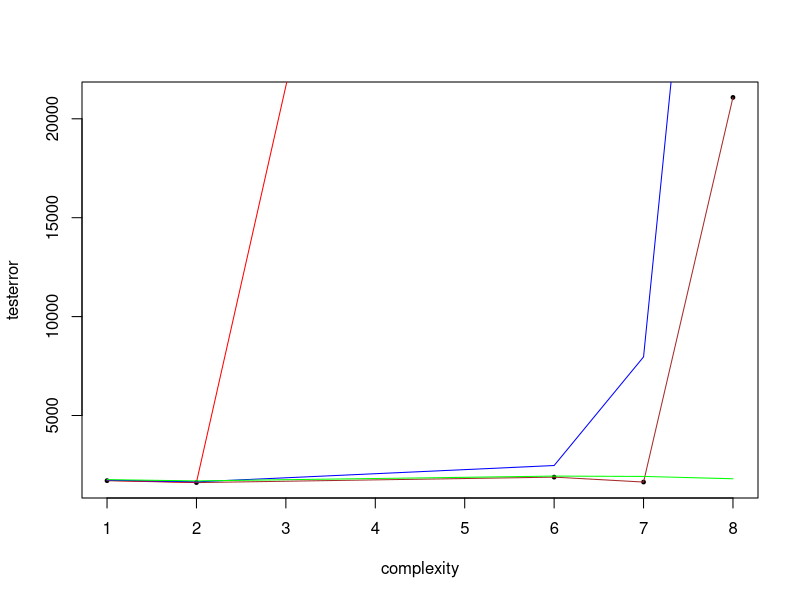

The R source for this figure:
library(ggplot2)
data('diamonds')
df=diamonds
#--------------------------------------------------------------------------------

samplesize=list(10,20,70)
testerror=list()

complexity=list(1,2,6,7,8)
color=list('red','blue','green')



set.seed(0)
rand2 = sample(1:nrow(df),50)
train = df[rand2,]
set.seed(5)
rand3 = sample(1:nrow(df),50)
test = df[rand3,]
#View(test)


m1 <- lm(price ~ carat, train)
pred = predict(m1, newdata=test)
x=sum((pred-test$price)^2)
x=sqrt(x/50)
testerror=append(testerror,x)
m2 <- lm(price ~ carat + I(carat^2), train)
pred = predict(m2, newdata=test)
x=sum((pred-test$price)^2)
x=sqrt(x/50)
testerror=append(testerror,x)
#m3 <- lm(price ~ carat + I(carat^2) + I(carat^3), train)
#pred = predict(m3, newdata=test)
#x=sum((pred-test$carat)^2)
#testerror=append(testerror,x)
#m4 <- lm(price ~ carat + I(carat^2) + I(carat^3) + I(carat^4), train)
#pred = predict(m4, newdata=test)
#x=sum((pred-test$carat)^2)
#testerror=append(testerror,x)
#m5 <- lm(price ~ carat + I(carat^2) + I(carat^3) + I(carat^4) + I(carat^5), train)
#pred = predict(m5, newdata=test)
#x=sum((pred-test$carat)^2)
#testerror=append(testerror,x)
m6 <- lm(price ~ carat + I(carat^2) + I(carat^3) + I(carat^4) + I(carat^5)+ I(carat^5) + I(carat^6), train)
pred = predict(m6, newdata=test)
x=sum((pred-test$price)^2)
x=sqrt(x/50)
testerror=append(testerror,x)
m7 <- lm(price ~ carat + I(carat^2) + I(carat^3) + I(carat^4) + I(carat^5)+ I(carat^5) + I(carat^6) 
         + I(carat^6) + I(carat^7), train)
pred = predict(m7, newdata=test)
x=sum((pred-test$price)^2)
x=sqrt(x/50)
testerror=append(testerror,x)
m8 <- lm(price ~ carat + I(carat^2) + I(carat^3) + I(carat^4) +
           I(carat^5) + I(carat^6) + I(carat^7) +
           I(carat^8), train)
pred = predict(m8, newdata=test)
x=sum((pred-test$price)^2)
x=sqrt(x/50)
testerror=append(testerror,x)
#m9 <- lm(price ~ carat + I(carat^2) + I(carat^3) + I(carat^4) +
#I(carat^5) + I(carat^6) + I(carat^7) +
#I(carat^8) + I(carat^9) , train)
#pred = predict(m9, newdata=test)
#x=sum((pred-test$carat)^2)
#testerror=append(testerror,x)
plot(complexity,testerror, pch=19, cex=0.5)
lines(complexity,testerror, col='brown', type='l',pch=20) 

c<-1
for (i in samplesize){
  testerror=list()
  set.seed(i)
  rand2 = sample(1:nrow(df),50)
  train = df[rand2,]
  set.seed(5)
  rand3 = sample(1:nrow(df),50)
  test = df[rand3,]
  #View(test)
  
  
  m1 <- lm(price ~ carat, train)
  pred = predict(m1, newdata=test)
  x=sum((pred-test$price)^2)
  x=sqrt(x/50)
  testerror=append(testerror,x)
  m2 <- lm(price ~ carat + I(carat^2), train)
  pred = predict(m2, newdata=test)
  x=sum((pred-test$price)^2)
  x=sqrt(x/50)
  testerror=append(testerror,x)
  #m3 <- lm(price ~ carat + I(carat^2) + I(carat^3), train)
  #pred = predict(m3, newdata=test)
  #x=sum((pred-test$carat)^2)
  #testerror=append(testerror,x)
  #m4 <- lm(price ~ carat + I(carat^2) + I(carat^3) + I(carat^4), train)
  #pred = predict(m4, newdata=test)
  #x=sum((pred-test$carat)^2)
  #testerror=append(testerror,x)
  #m5 <- lm(price ~ carat + I(carat^2) + I(carat^3) + I(carat^4) + I(carat^5), train)
  #pred = predict(m5, newdata=test)
  #x=sum((pred-test$carat)^2)
  #testerror=append(testerror,x)
  m6 <- lm(price ~ carat + I(carat^2) + I(carat^3) + I(carat^4) + I(carat^5)+ I(carat^5) + I(carat^6), train)
  pred = predict(m6, newdata=test)
  x=sum((pred-test$price)^2)
  x=sqrt(x/50)
  testerror=append(testerror,x)
  m7 <- lm(price ~ carat + I(carat^2) + I(carat^3) + I(carat^4) + I(carat^5)+ I(carat^5) + I(carat^6) 
           + I(carat^6) + I(carat^7), train)
  pred = predict(m7, newdata=test)
  x=sum((pred-test$price)^2)
  x=sqrt(x/50)
  testerror=append(testerror,x)
  m8 <- lm(price ~ carat + I(carat^2) + I(carat^3) + I(carat^4) +
             I(carat^5) + I(carat^6) + I(carat^7) +
             I(carat^8), train)
  pred = predict(m8, newdata=test)
  x=sum((pred-test$price)^2)
  x=sqrt(x/50)
  testerror=append(testerror,x)
  #m9 <- lm(price ~ carat + I(carat^2) + I(carat^3) + I(carat^4) +
  #I(carat^5) + I(carat^6) + I(carat^7) +
  #I(carat^8) + I(carat^9) , train)
  #pred = predict(m9, newdata=test)
  #x=sum((pred-test$carat)^2)
  #testerror=append(testerror,x)
  lines(complexity,testerror, col=as.character(color[c]), type='l',pch=20)
  c<-c+1
}
